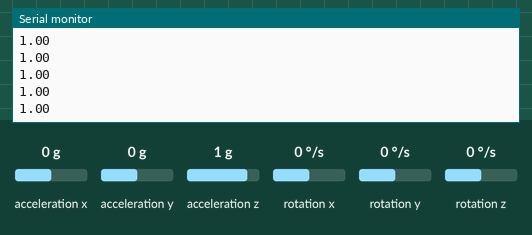
This program was run on a simulated ESP32. Parts: the last lines printed to the serial monitor. Wiring (inferred from the names in the program): MPU-6050 motion sensor at I2C address 0x68. Inputs (shaded band) come from the test bench; at power-on: acceleration x 0 g, acceleration y 0 g, acceleration z 1 g, rotation x 0 °/s, rotation y 0 °/s, rotation z 0 °/s.

Above: at 11.3 s.
11.4 s: acceleration x set to -1.4 g
At 12.2 s:
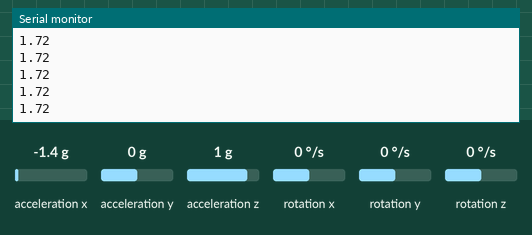
12.9 s: acceleration y set to -1.4 g
At 13.8 s:
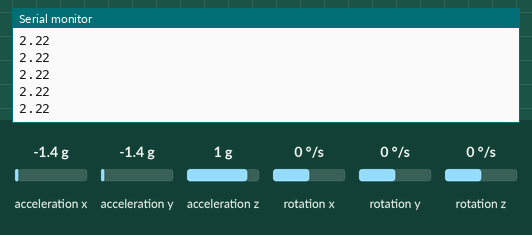
14.4 s: acceleration z set to -1.4 g
At 15.2 s:
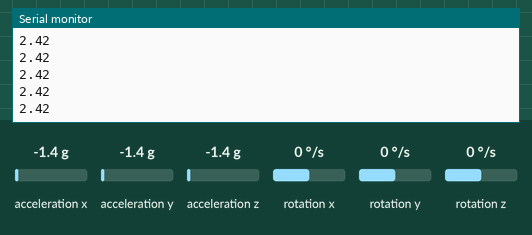
Timing chart, 0 to 17.4 s (numbered marks = the images above; inputs shaded):
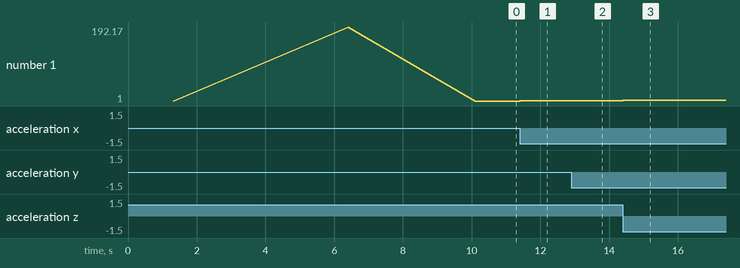

The program:

main.cpp
```cpp
#include <Arduino.h>
#include <Wire.h>
#include <math.h>

// constants
const float ACCEL_SCALE = 16384.0;    // For ±2g (default)
const float GYRO_SCALE = 131.0;       // For ±250 deg/s

// dt global vairables;
unsigned long last_time = 0;
float dt = 0.0;


// Global variables for raw data
int16_t accel_x_raw, accel_y_raw, accel_z_raw;
int16_t gyro_x_raw, gyro_y_raw, gyro_z_raw;

// Global variables for real units
float accel_x, accel_y, accel_z;
float gyro_x, gyro_y, gyro_z;

// Angle estimates
float pitch_accel, roll_accel;

// Complimentary filter coefficient
float alpha = 0.98;
float pitch = 0.0;
float roll = 0.0;
float yaw = 0.0;

// gyroscope calibration coefficients
float offsetX;
float offsetY;
float offsetZ;

//gyrosocope calibration coefficients:
float new_gyro_x;
float new_gyro_y;
float new_gyro_z;

float accel_mag;

void read_raw_accel();
void read_raw_gyro();
void compute_scaled_data();
void compute_accel_angle();
void complementary_filter();

void gyro_calibration();

void setup() {
  Serial.begin(115200);         // Start serial monitor
  Wire.begin();                 // Start I2C
  Wire.beginTransmission(0x68);
  Wire.write(0x6B);             // Power management register
  Wire.write(0);                // Wake up MPU6050
  Wire.endTransmission(true);


  delay(100);                   // Wait for sensor to stabilize

  gyro_calibration();

}

void loop() {

  // Time calculation for dt
  unsigned long current_time = millis(); // current time in ms
  dt = (current_time - last_time) / 1000.0; // convert to seconds
  last_time = current_time;


  read_raw_accel();
  read_raw_gyro();
  compute_scaled_data();
  compute_accel_angle();
  complementary_filter();


  // printing real data
  /*
  Serial.print("Accel (g) X: "); Serial.print(accel_x, 2);
  Serial.print(" | Y: "); Serial.print(accel_y, 2);
  Serial.print(" | Z: "); Serial.println(accel_z, 2);

  Serial.print("Gyro (°/s) X: "); Serial.print(gyro_x, 2);
  Serial.print(" | Y: "); Serial.print(gyro_y, 2);
  Serial.print(" | Z: "); Serial.println(gyro_z, 2);

  */

  /*
  // Output the filtered pitch and roll
  Serial.print("Pitch (°): ");
  Serial.print(pitch, 2); // print to two decimal places

  Serial.print(" | Roll (°): ");
  Serial.print(roll, 2);

  Serial.print(" | Yaw(°): ");
  Serial.println(yaw, 2);

  */

/*

  Serial.print(roll); Serial.print("/");
  Serial.print(pitch); Serial.print("/");
  Serial.print(yaw); Serial.println();
*/
  Serial.println(accel_mag);


  delay(10); // Slow down prints
  // use milis function instead of delay


}

void read_raw_accel() {
  Wire.beginTransmission(0x68);
  Wire.write(0x3B); // Correct accel register (0x3B, not 0x3F)
  Wire.endTransmission(false);
  Wire.requestFrom(0x68, 6);

  accel_x_raw = (Wire.read() << 8) | Wire.read();
  accel_y_raw = (Wire.read() << 8) | Wire.read();
  accel_z_raw = (Wire.read() << 8) | Wire.read();
}

void read_raw_gyro() {
  Wire.beginTransmission(0x68);
  Wire.write(0x43); // Gyro register
  Wire.endTransmission(false);
  Wire.requestFrom(0x68, 6);

  gyro_x_raw = (Wire.read() << 8) | Wire.read();
  gyro_y_raw = (Wire.read() << 8) | Wire.read();
  gyro_z_raw = (Wire.read() << 8) | Wire.read();
}

// converting raw data to physical units
void compute_scaled_data() {
  accel_x = (float)accel_x_raw / ACCEL_SCALE;
  accel_y = (float)accel_y_raw / ACCEL_SCALE;
  accel_z = (float)accel_z_raw / ACCEL_SCALE;

  gyro_x = (float)gyro_x_raw / GYRO_SCALE;
  gyro_y = (float)gyro_y_raw / GYRO_SCALE;
  gyro_z = (float)gyro_z_raw / GYRO_SCALE;

  // calibrated gyro values
  // would it be better to just put the values or use this code?
  // Offsets: 1.54 | -0.50 | 1.01 (x, y, z)
  new_gyro_x = gyro_x - offsetX;
  new_gyro_y = gyro_y - offsetY;
  new_gyro_z = gyro_z - offsetZ;

  accel_mag = sqrt(pow(accel_x, 2) + pow(accel_y, 2) + pow(accel_z, 2));

}

//calculating angle from  accelerometer (tilt)

// check whether atan or atan2
void compute_accel_angle(){
  pitch_accel = atan(-accel_x/pow(pow(accel_y, 2) + pow(accel_z, 2), 0.5)) * 180 / PI;
  roll_accel = atan(accel_y / pow(pow(accel_x, 2) + pow(accel_z, 2), 0.5)) * 180 / PI;
}

// complimentary filter for angle estimation
void complementary_filter() {
  pitch = alpha * (pitch + new_gyro_x * dt) + (1-alpha) * pitch_accel;
  roll  = alpha * (roll + new_gyro_y * dt) + (1-alpha) * roll_accel;
  yaw = yaw + new_gyro_z * dt;
}

// Calculating IMU error
void calculateIMUError(){

  int numReadings = 200;
  float accErrorX = 0, accErrorY = 0;
  float gyroErrorX = 0, gyroErrorY = 0, gyroErrorZ = 0;

  // Take multiple readings & accumulate them
  for (int i = 0; i < numReadings; i++){
    read_raw_accel();
    read_raw_gyro();
    compute_scaled_data();

    accErrorX += atan(accel_y / sqrt(pow(accel_x, 2) + pow(accel_z, 2))) * 180 / PI;
    accErrorY += atan(-1 * accel_x / sqrt(pow(accel_y, 2) + pow(accel_z, 2))) * 180 / PI;

    gyroErrorX += new_gyro_x;
    gyroErrorY += new_gyro_y;
    gyroErrorZ += new_gyro_z;

    delay(5);

  }

  accErrorX /= 200.0;
  accErrorY /= 200.0;
  gyroErrorX /= 200.0;
  gyroErrorY /= 200.0;
  gyroErrorZ /= 200.0;

  Serial.println("IMU Error Calibration Done:");
  Serial.print("AccErrorX: "); Serial.println(accErrorX, 4);
  Serial.print("AccErrorY: "); Serial.println(accErrorY, 4);
  Serial.print("GyroErrorX: "); Serial.println(gyroErrorX, 4);
  Serial.print("GyroErrorY: "); Serial.println(gyroErrorY, 4);
  Serial.print("GyroErrorZ: "); Serial.println(gyroErrorZ, 4);

}

//gyro calibration calculation
void gyro_calibration(){
  long startTime = millis();
  const long calibrationTime = 10000; // 10 seconds
  long endTime = startTime + calibrationTime;

  long count = 0;
  float sumX = 0;
  float sumY = 0;
  float sumZ = 0;

  while (millis() < endTime){
    read_raw_gyro();
    compute_scaled_data();

    sumX += gyro_x;
    sumY += gyro_y;
    sumZ += gyro_z;
    count++;

    if (count % 100 == 0){
      Serial.println("Still calibrating... points so far: " + count);
    }
  }

  // Compute average offset (bias)
  offsetX = sumX / count;
  offsetY = sumY / count;
  offsetZ = sumZ / count;

  /*
  Serial.println("Gyro Calibration Complete!");
  Serial.print("Offsets: ");
  Serial.print(offsetX, 2); Serial.print(" | ");
  Serial.print(offsetY, 2); Serial.print(" | ");
  Serial.println(offsetZ, 2);

  // Offsets: 1.54 | -0.50 | 1.01

  */

}
```

Measured:
- after the input at 11.4 s, the serial monitor: prints a new line at once (image 1)
- after the input at 12.9 s, the serial monitor: prints a new line at once (image 2)
- after the input at 14.4 s, the serial monitor: prints a new line at once (image 3)
- plotted number 1: 1 → 1.72 after the input at 11.4 s, 1.72 → 2.22 after the input at 12.9 s, 2.22 → 2.42 after the input at 14.4 s
